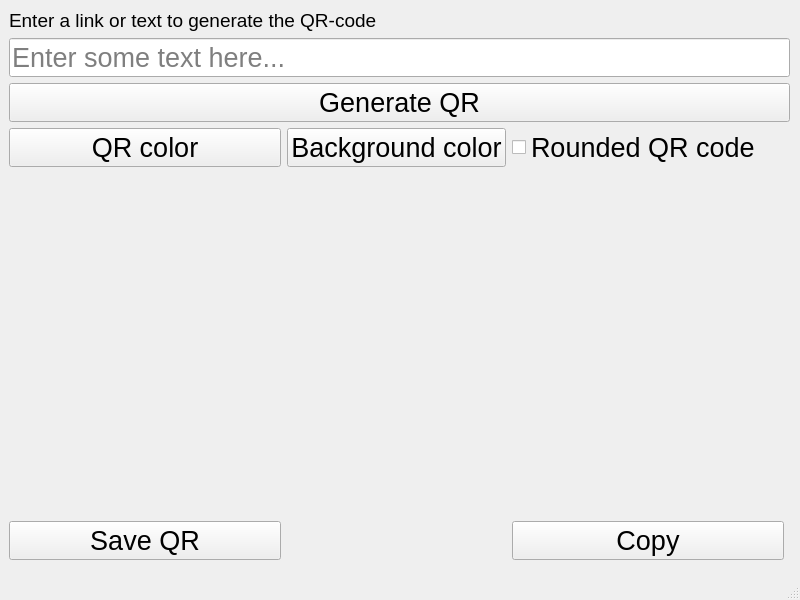
<?xml version="1.0" encoding="UTF-8"?>
<ui version="4.0">
 <class>MainWindow</class>
 <widget class="QMainWindow" name="MainWindow">
  <property name="geometry">
   <rect>
    <x>0</x>
    <y>0</y>
    <width>800</width>
    <height>600</height>
   </rect>
  </property>
  <property name="sizePolicy">
   <sizepolicy hsizetype="Preferred" vsizetype="Preferred">
    <horstretch>0</horstretch>
    <verstretch>0</verstretch>
   </sizepolicy>
  </property>
  <property name="minimumSize">
   <size>
    <width>800</width>
    <height>600</height>
   </size>
  </property>
  <property name="maximumSize">
   <size>
    <width>800</width>
    <height>600</height>
   </size>
  </property>
  <property name="contextMenuPolicy">
   <enum>Qt::ContextMenuPolicy::DefaultContextMenu</enum>
  </property>
  <property name="windowTitle">
   <string>QR Generator</string>
  </property>
  <property name="iconSize">
   <size>
    <width>24</width>
    <height>24</height>
   </size>
  </property>
  <widget class="QWidget" name="centralwidget">
   <widget class="QWidget" name="widget" native="true">
    <property name="geometry">
     <rect>
      <x>9</x>
      <y>9</y>
      <width>781</width>
      <height>551</height>
     </rect>
    </property>
    <property name="sizePolicy">
     <sizepolicy hsizetype="Preferred" vsizetype="Preferred">
      <horstretch>0</horstretch>
      <verstretch>0</verstretch>
     </sizepolicy>
    </property>
    <property name="font">
     <font>
      <pointsize>20</pointsize>
     </font>
    </property>
    <layout class="QGridLayout" name="gridLayout">
     <property name="sizeConstraint">
      <enum>QLayout::SizeConstraint::SetDefaultConstraint</enum>
     </property>
     <item row="1" column="0" colspan="3">
      <widget class="QLabel" name="label">
       <property name="sizePolicy">
        <sizepolicy hsizetype="Expanding" vsizetype="Preferred">
         <horstretch>0</horstretch>
         <verstretch>0</verstretch>
        </sizepolicy>
       </property>
       <property name="font">
        <font>
         <pointsize>14</pointsize>
        </font>
       </property>
       <property name="text">
        <string>Enter a link or text to generate the QR-code</string>
       </property>
      </widget>
     </item>
     <item row="6" column="0">
      <widget class="QPushButton" name="btnSave">
       <property name="sizePolicy">
        <sizepolicy hsizetype="Expanding" vsizetype="Fixed">
         <horstretch>0</horstretch>
         <verstretch>0</verstretch>
        </sizepolicy>
       </property>
       <property name="font">
        <font>
         <pointsize>20</pointsize>
        </font>
       </property>
       <property name="text">
        <string>Save QR</string>
       </property>
      </widget>
     </item>
     <item row="6" column="2">
      <widget class="QPushButton" name="btnCopy">
       <property name="sizePolicy">
        <sizepolicy hsizetype="Expanding" vsizetype="Preferred">
         <horstretch>0</horstretch>
         <verstretch>0</verstretch>
        </sizepolicy>
       </property>
       <property name="font">
        <font>
         <pointsize>20</pointsize>
        </font>
       </property>
       <property name="text">
        <string>Copy</string>
       </property>
      </widget>
     </item>
     <item row="3" column="0" colspan="4">
      <widget class="QPushButton" name="btnGenerate">
       <property name="sizePolicy">
        <sizepolicy hsizetype="Expanding" vsizetype="Preferred">
         <horstretch>0</horstretch>
         <verstretch>0</verstretch>
        </sizepolicy>
       </property>
       <property name="font">
        <font>
         <pointsize>20</pointsize>
        </font>
       </property>
       <property name="text">
        <string>Generate QR</string>
       </property>
      </widget>
     </item>
     <item row="4" column="0">
      <widget class="QPushButton" name="btnFgColor">
       <property name="text">
        <string>QR color</string>
       </property>
      </widget>
     </item>
     <item row="2" column="0" colspan="4">
      <widget class="QLineEdit" name="inputText">
       <property name="sizePolicy">
        <sizepolicy hsizetype="Expanding" vsizetype="Fixed">
         <horstretch>0</horstretch>
         <verstretch>0</verstretch>
        </sizepolicy>
       </property>
       <property name="font">
        <font>
         <pointsize>20</pointsize>
        </font>
       </property>
       <property name="placeholderText">
        <string>Enter some text here...</string>
       </property>
      </widget>
     </item>
     <item row="5" column="0" colspan="4">
      <widget class="QLabel" name="qrLabel">
       <property name="sizePolicy">
        <sizepolicy hsizetype="Expanding" vsizetype="Expanding">
         <horstretch>0</horstretch>
         <verstretch>0</verstretch>
        </sizepolicy>
       </property>
       <property name="font">
        <font>
         <pointsize>20</pointsize>
        </font>
       </property>
       <property name="text">
        <string/>
       </property>
       <property name="alignment">
        <set>Qt::AlignmentFlag::AlignCenter</set>
       </property>
      </widget>
     </item>
     <item row="4" column="1">
      <widget class="QPushButton" name="btnBgColor">
       <property name="text">
        <string>Background color</string>
       </property>
      </widget>
     </item>
     <item row="4" column="2">
      <widget class="QCheckBox" name="cbRounded">
       <property name="text">
        <string>Rounded QR code</string>
       </property>
      </widget>
     </item>
    </layout>
   </widget>
  </widget>
  <widget class="QMenuBar" name="menubar">
   <property name="geometry">
    <rect>
     <x>0</x>
     <y>0</y>
     <width>800</width>
     <height>21</height>
    </rect>
   </property>
  </widget>
  <widget class="QStatusBar" name="statusbar"/>
 </widget>
 <resources/>
 <connections/>
</ui>
